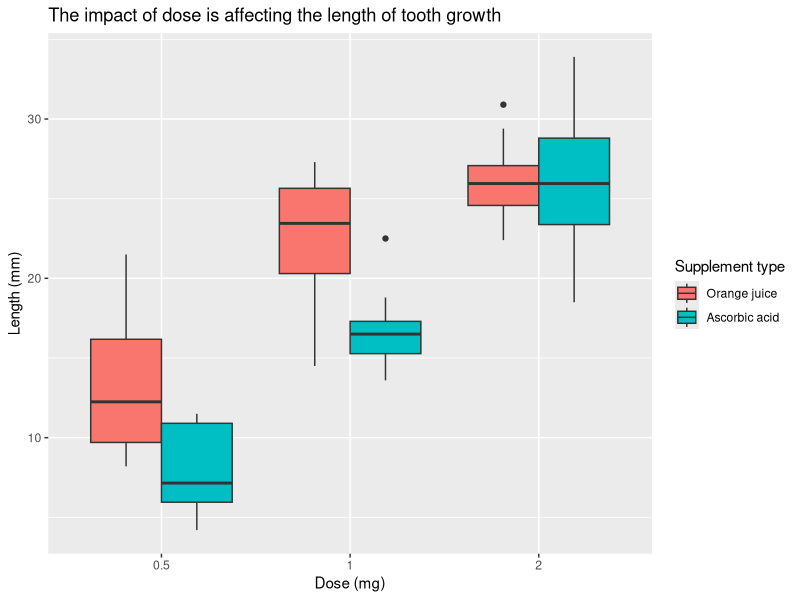

R code for this plot:
## ---- chunk 1
library(dplyr)
library(ggplot2)
library(gridExtra)
library(reshape)
## ---- chunk 2
data(ToothGrowth)
t <- tbl_df(ToothGrowth)

ggplot(data = t,
       aes(x = factor(dose),
           y = len,
           fill = supp)) +
  geom_boxplot(position = "dodge") + 
  labs(title = "The impact of dose is affecting the length of tooth growth",
       x = "Dose (mg)",
       y = "Length (mm)") +
  scale_fill_discrete(name = "Supplement type",
                      labels = c("Orange juice",
                                 "Ascorbic acid"))
## ---- chunk 3
t %>%
     group_by(dose, supp) %>%
     summarise(mean(len), sd(len))
## ---- chunk 4
res1 <- t.test(x = ToothGrowth$len[ToothGrowth$supp == "OJ"],
               y = ToothGrowth$len[ToothGrowth$supp == "VC"],
               paired = FALSE,
               var.equal = FALSE)
## ---- chunk 5
res2 <- t.test(x = ToothGrowth$len[ToothGrowth$dose == 0.5],
               y = ToothGrowth$len[ToothGrowth$dose == 1.0],
               paired = FALSE,
               var.equal = FALSE,
               alternative = "less")
## ---- chunk 6
res3 <- t.test(x = ToothGrowth$len[ToothGrowth$dose == 1.0],
               y = ToothGrowth$len[ToothGrowth$dose == 2.0],
               paired = FALSE,
               var.equal = FALSE,
               alternative = "less")
## ---- chunk 7
print(res1)
print(res2)
print(res3)
